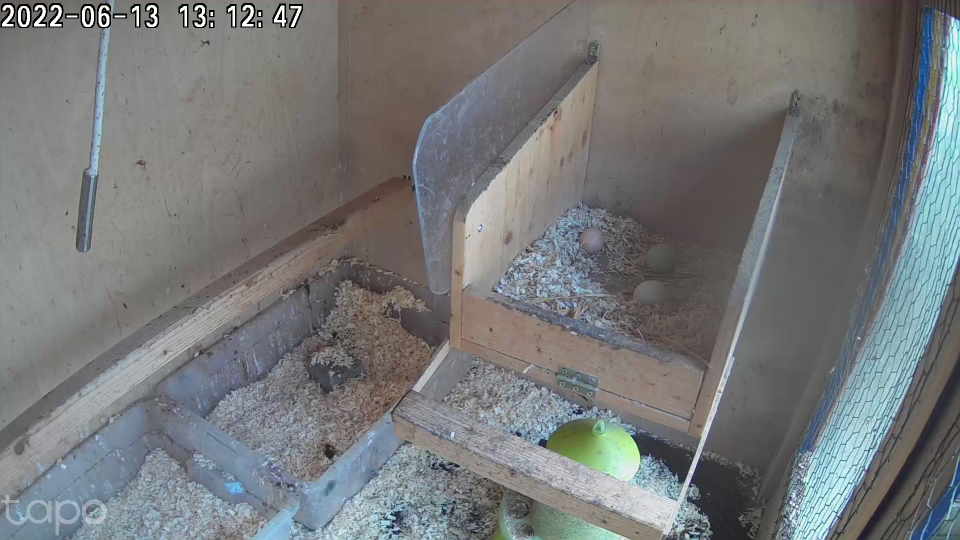
#> input picture webcam-viewer/eggSample59.png, 1920 x 1080 px, given in place of the camera (shown at 1/2 size)
$ python houghTransform.py
#> lines starting #> are read from the running program, lines starting #| are printed output that depends on the picture; after the words box and inside, x2 and y2 are one past the last pixel; in counts of white or black regions, pixels touching at a corner belong together
import cv2


def detectContourEgg(frame):
  eggFrame = cv2.cvtColor(frame, cv2.COLOR_BGR2GRAY)
  eggFrame = cv2.blur(eggFrame, (10,10))

  im = cv2.adaptiveThreshold(eggFrame, 255, cv2.ADAPTIVE_THRESH_GAUSSIAN_C, cv2.THRESH_BINARY, 199, 5)
  contours, hierarchy  = cv2.findContours(im, cv2.RETR_EXTERNAL, cv2.CHAIN_APPROX_SIMPLE)
  img = cv2.drawContours(frame, contours, -1, (0,255,75), 2)

  return img

cv2.namedWindow("Hough Transform (Elliptic Recognition)", cv2.WINDOW_AUTOSIZE)
webcamFeed = cv2.VideoCapture(1, cv2.CAP_DSHOW)

webcamFeed.set(cv2.CAP_PROP_FRAME_WIDTH, 852)
webcamFeed.set(cv2.CAP_PROP_FRAME_HEIGHT, 480)

while True:

  rval, frame = webcamFeed.read()
#> frame is the input picture: shape (1080, 1920, 3); mean B, G, R 120.8, 119.8, 118.1
  if not rval:
    break

  frame = cv2.resize(frame, (852, 480))
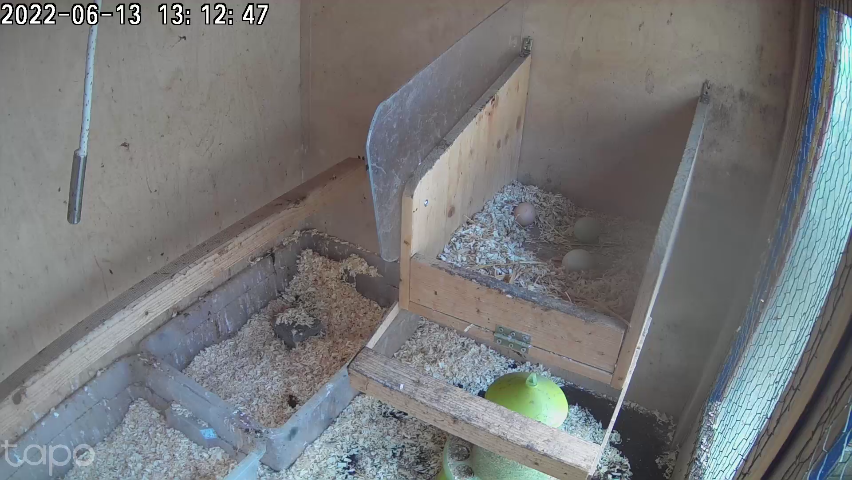
#> frame: shape (480, 852, 3); mean B, G, R 120.7, 119.7, 118
  cv2.imshow("Hough Transform (Elliptic Recognition)", frame)

  cv2.imshow("Adaptive Thresholding", detectContourEgg(frame))
#> in detectContourEgg, `eggFrame = cv2.cvtColor(frame, cv2.COLOR_BGR2GRAY)`:
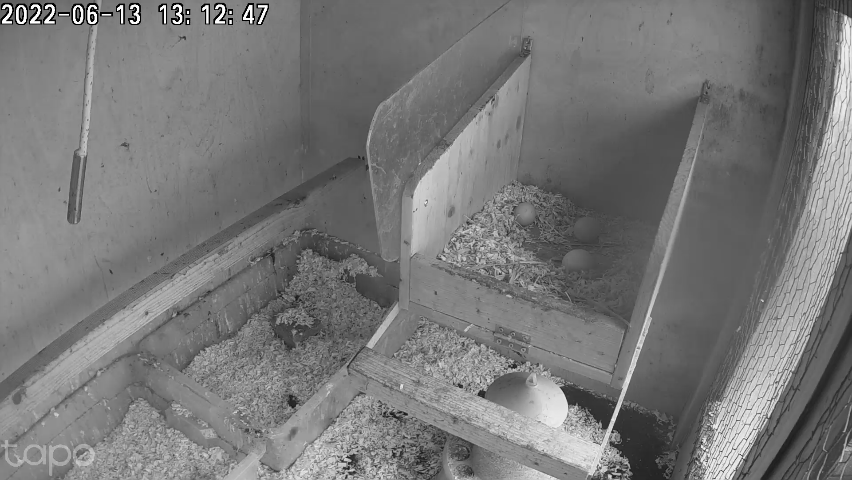
#> eggFrame: shape (480, 852); min 0, max 255, mean 119.2
#> in detectContourEgg, `eggFrame = cv2.blur(eggFrame, (10,10))`:
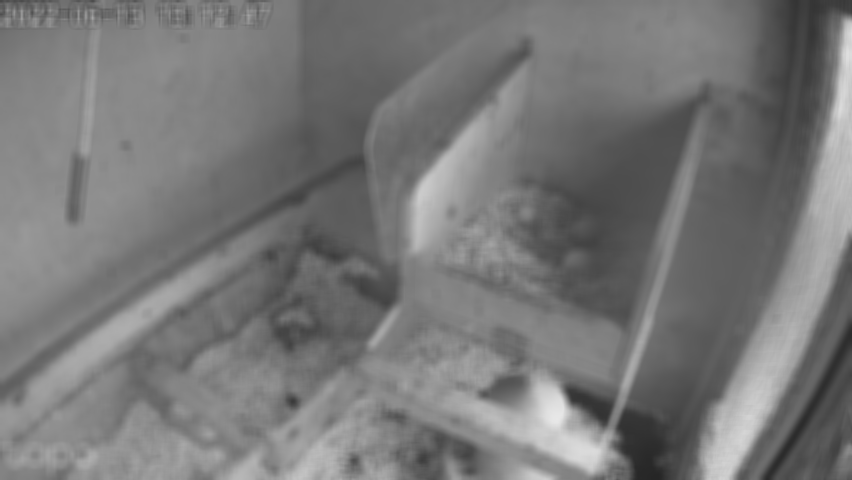
#> eggFrame: shape (480, 852); min 38, max 232, mean 119.2
#> in detectContourEgg, `im = cv2.adaptiveThreshold(eggFrame, 255, cv2.ADAPTIVE_THRESH_GAUSSIAN..`:
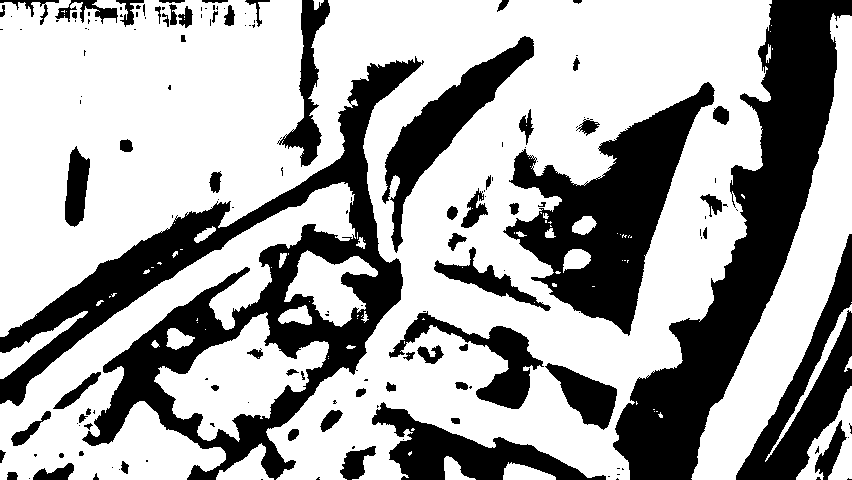
#> im: shape (480, 852); 65.8% white; 162 black regions (93 under 20 px)
#> in detectContourEgg, `contours, hierarchy  = cv2.findContours(im, cv2.RETR_EXTERNAL, cv2.CHA..`: contours = 59 contours, 38 with area under 20; largest, box (x1, y1, x2, y2) and area: (0, 0, 772, 480) 238876, (0, 182, 356, 480) 27749, (691, 13, 852, 480) 20055, (154, 312, 329, 442) 9917, (284, 250, 378, 327) 3358
#> in detectContourEgg, `img = cv2.drawContours(frame, contours, -1, (0,255,75), 2)`:
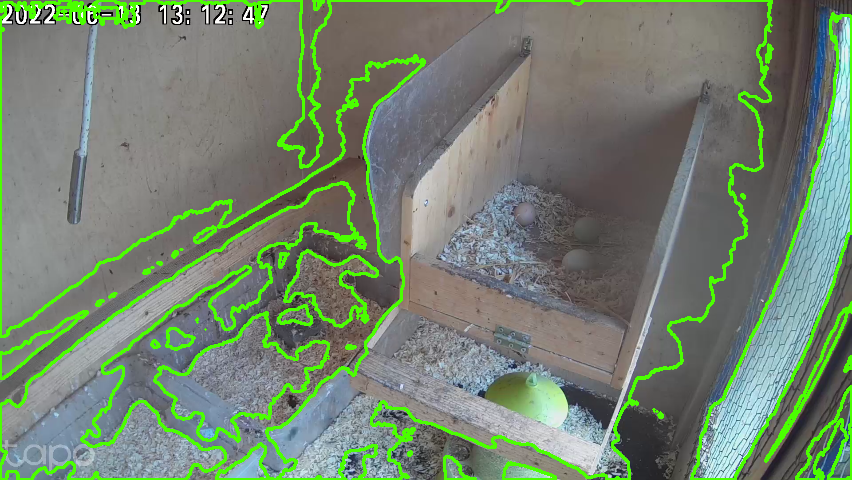
#> img: shape (480, 852, 3); mean B, G, R 111.1, 131.2, 114.9

  if cv2.waitKey(1) & 0xFF == ord('q'):
#> (key q is pressed here)
    break

webcamFeed.release()
cv2.destroyAllWindows()
exit()
#> (the program exits here)

$ run again, on webcam-viewer/source2.PNG
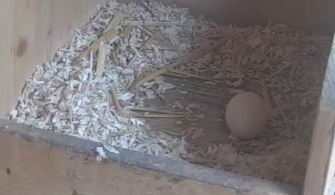
#> input picture webcam-viewer/source2.PNG, 335 x 195 px, given in place of the camera
#> frame is the input picture: shape (195, 335, 3); mean B, G, R 117.9, 116.7, 122.1
#> frame: shape (480, 852, 3)
#> in detectContourEgg, `im = cv2.adaptiveThreshold(eggFrame, 255, cv2.ADAPTIVE_THRESH_GAUSSIAN..`:
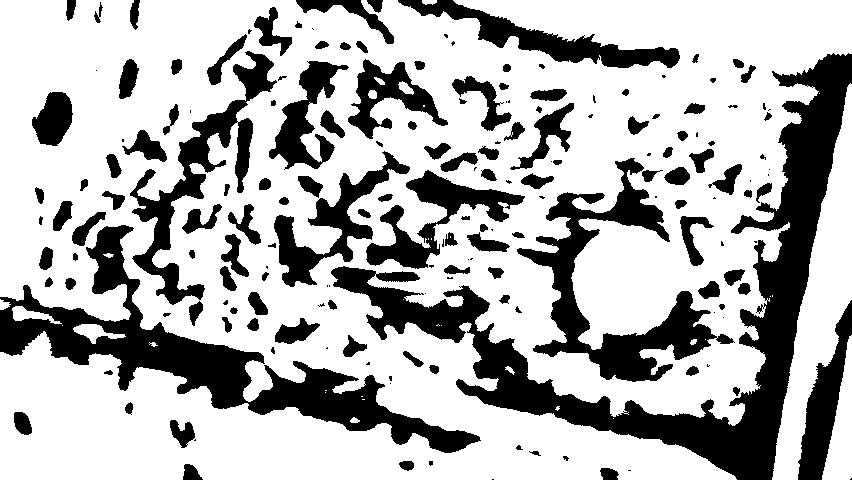
#> im: shape (480, 852); 70.2% white; 182 black regions (54 under 20 px)
#> contours = 24 contours, 14 with area under 20; largest, box (x1, y1, x2, y2) and area: (0, 0, 852, 480) 325606, (772, 83, 852, 480) 10957, (822, 335, 852, 480) 2102, (73, 324, 126, 344) 404, (12, 306, 62, 324) 328
#> in detectContourEgg, `img = cv2.drawContours(frame, contours, -1, (0,255,75), 2)`:
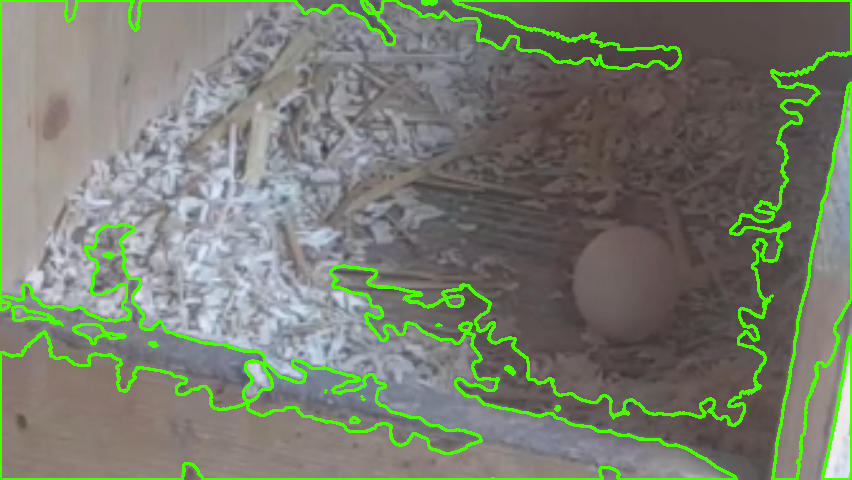
#> img: shape (480, 852, 3); mean B, G, R 110.1, 125.8, 119

$ run again, on webcam-viewer/source3.PNG
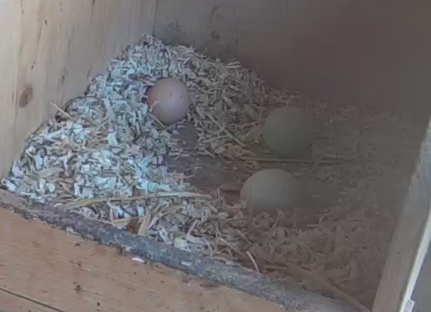
#> input picture webcam-viewer/source3.PNG, 431 x 312 px, given in place of the camera
#> frame is the input picture: shape (312, 431, 3); mean B, G, R 107.8, 106.2, 109.5
#> frame: shape (480, 852, 3)
#> in detectContourEgg, `im = cv2.adaptiveThreshold(eggFrame, 255, cv2.ADAPTIVE_THRESH_GAUSSIAN..`:
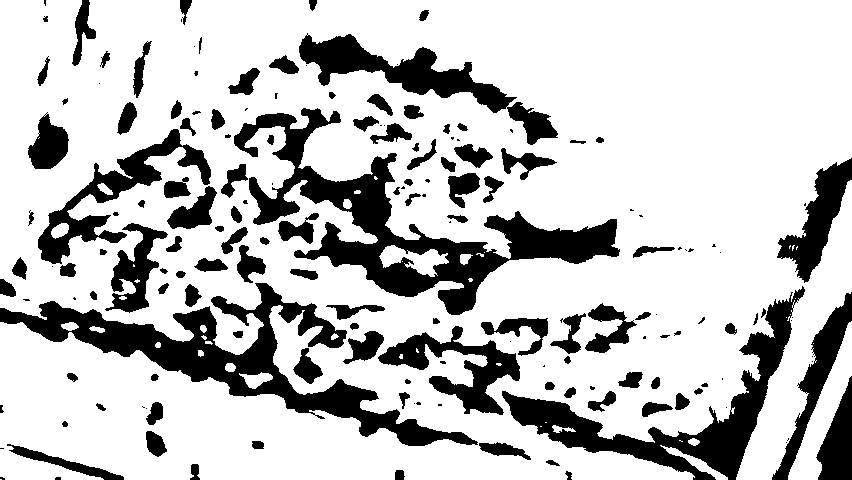
#> im: shape (480, 852); 76.5% white; 170 black regions (56 under 20 px)
#> contours = 26 contours, 13 with area under 20; largest, box (x1, y1, x2, y2) and area: (0, 0, 852, 480) 362870, (788, 321, 852, 480) 3008, (660, 445, 728, 480) 398, (239, 372, 273, 389) 270, (61, 322, 79, 331) 92
#> in detectContourEgg, `img = cv2.drawContours(frame, contours, -1, (0,255,75), 2)`:
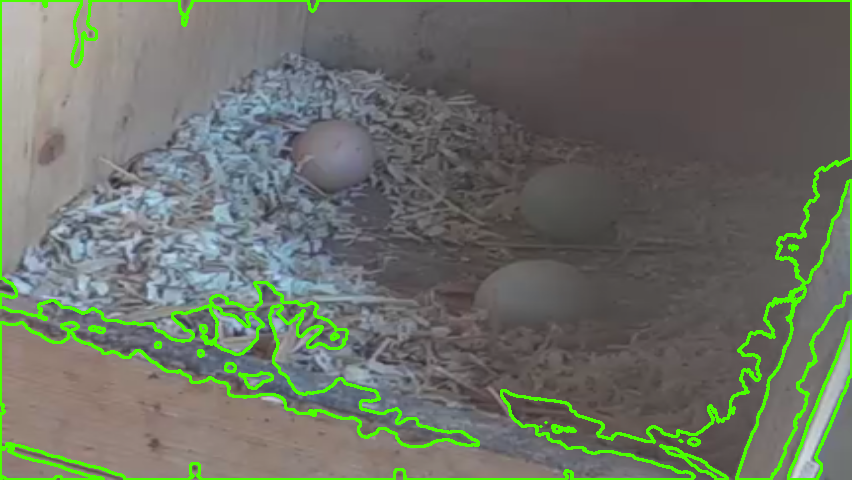
#> img: shape (480, 852, 3); mean B, G, R 101.6, 113.7, 107.2
